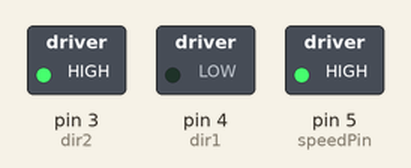
Simulated run of this sketch. Board: Arduino Uno, built with avr-gcc and run on an emulated ATmega328P. Parts: switched loads named in the sketch (green lamp = pin HIGH).

Above: at 0.1 s.
At 5.1 s:
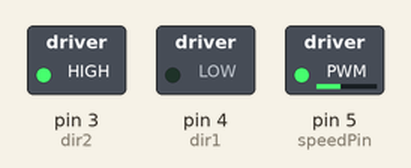
At 17.1 s:
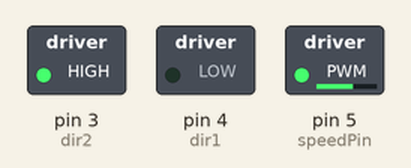
At 38.1 s:
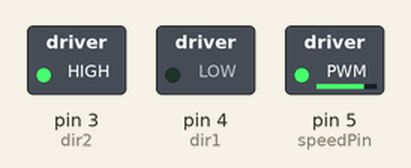
Timing chart, 0 to 40.0 s (numbered marks = the images above):
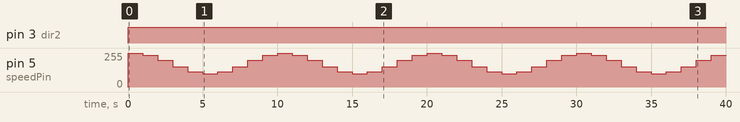

The sketch:

DCMotorSpeedControl.ino
```cpp
int speedPin = 5;
int dir1 = 4;
int dir2 = 3;

float mSpeed = 255;

double myTime;

void setup() {
  // put your setup code here, to run once:
  pinMode(speedPin, OUTPUT);
  pinMode(dir1, OUTPUT);
  pinMode(dir2, OUTPUT);
  Serial.begin(9600);

}

void loop() {
  // put your main code here, to run repeatedly:
  myTime = millis() / 1000;
  mSpeed = 77.5 * cos((2* 3.141 / 10) * myTime) + 177.5;

  digitalWrite(dir1, LOW);
  digitalWrite(dir2, HIGH);

  analogWrite(speedPin, mSpeed);
}
```

Measured:
- by itself, pin 3 (dir2): LOW → HIGH at 0.00 s
- by itself, pin 5 (speedPin): repeats every 10.0 s: 240/255 1.0 s, 201/255 1.0 s, 153/255 1.0 s, 114/255 1.0 s, 100/255 1.0 s, 114/255 1.0 s, 153/255 1.0 s, 201/255 1.0 s, 240/255 1.0 s, 254/255 1.0 s
